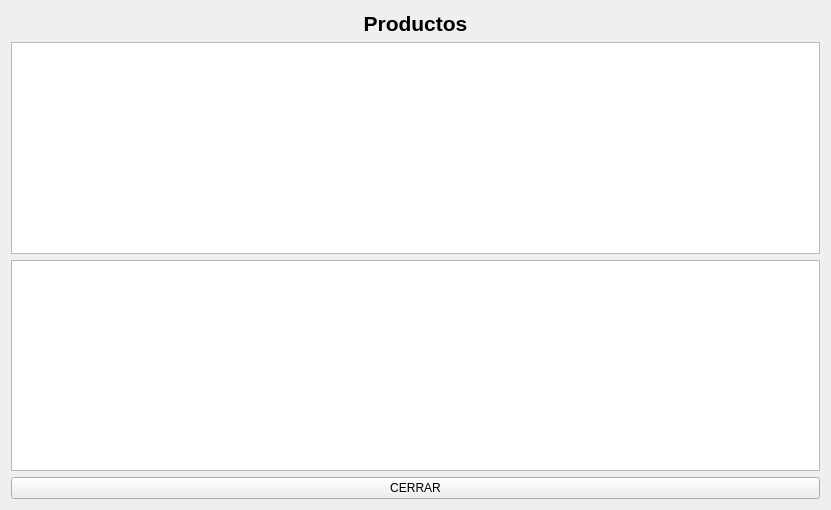
<?xml version="1.0" encoding="UTF-8"?>
<ui version="4.0">
 <class>main_productos</class>
 <widget class="QWidget" name="main_productos">
  <property name="geometry">
   <rect>
    <x>0</x>
    <y>0</y>
    <width>831</width>
    <height>510</height>
   </rect>
  </property>
  <property name="windowTitle">
   <string>main_productos</string>
  </property>
  <layout class="QGridLayout" name="gridLayout">
   <item row="0" column="0">
    <widget class="QLabel" name="txt_title">
     <property name="font">
      <font>
       <pointsize>16</pointsize>
       <bold>true</bold>
      </font>
     </property>
     <property name="toolTip">
      <string>student</string>
     </property>
     <property name="text">
      <string>Productos</string>
     </property>
     <property name="alignment">
      <set>Qt::AlignmentFlag::AlignCenter</set>
     </property>
    </widget>
   </item>
   <item row="1" column="0">
    <widget class="QTableView" name="table_category">
     <property name="sizePolicy">
      <sizepolicy hsizetype="Minimum" vsizetype="Expanding">
       <horstretch>0</horstretch>
       <verstretch>0</verstretch>
      </sizepolicy>
     </property>
     <property name="font">
      <font>
       <pointsize>14</pointsize>
      </font>
     </property>
     <property name="toolTip">
      <string>Listado de estudiantes</string>
     </property>
    </widget>
   </item>
   <item row="2" column="0">
    <widget class="QTableView" name="table_productos">
     <property name="sizePolicy">
      <sizepolicy hsizetype="Minimum" vsizetype="Expanding">
       <horstretch>0</horstretch>
       <verstretch>0</verstretch>
      </sizepolicy>
     </property>
     <property name="font">
      <font>
       <pointsize>14</pointsize>
      </font>
     </property>
     <property name="toolTip">
      <string>Listado de estudiantes</string>
     </property>
    </widget>
   </item>
   <item row="3" column="0">
    <widget class="QPushButton" name="btn_cerrar">
     <property name="text">
      <string>CERRAR</string>
     </property>
    </widget>
   </item>
  </layout>
 </widget>
 <resources/>
 <connections/>
</ui>
